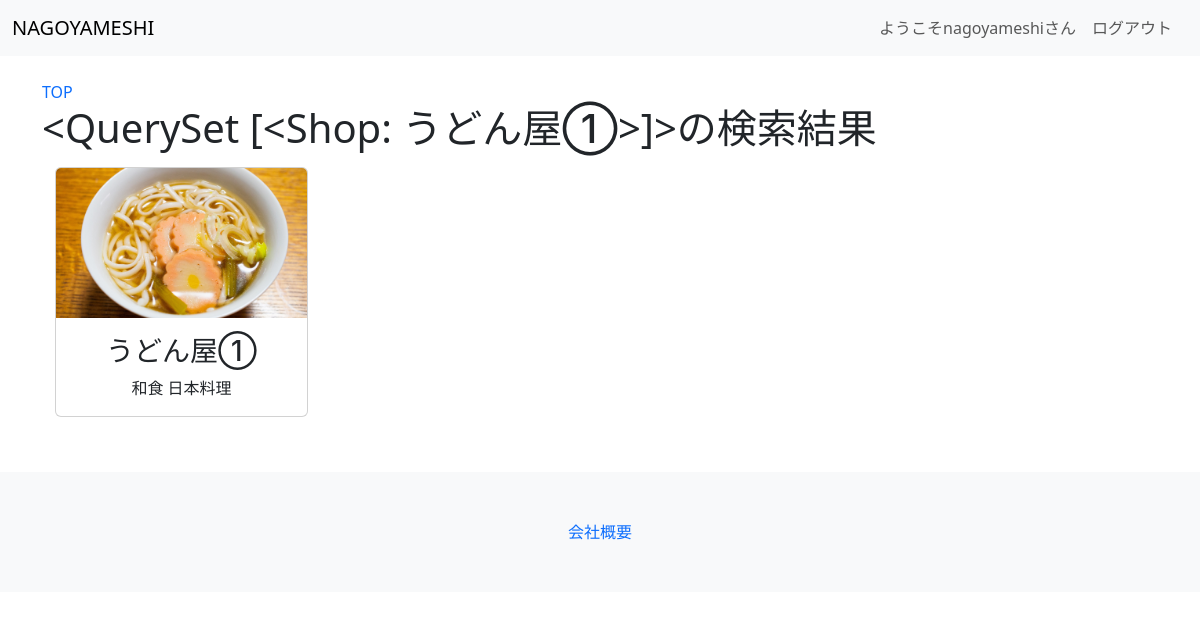
The app's page /nagoyameshi/condition/3 (signed in) with its own data.
### nagoyameshi/models.py (models this page shows, shortened)
class Member(AbstractUser):
    name = models.CharField(verbose_name="名前", max_length=50,)
    email = models.EmailField(verbose_name="email", max_length=50,)
    password = models.CharField(verbose_name="パスワード", max_length=10)
    cardholder_name = models.CharField(verbose_name="クレジットカード登録名", max_length=100, blank=True, null=True)
    card_number = models.CharField(verbose_name="カード番号", max_length=16, blank=True, null=True)  # 仮の設定。実際には暗号化が必要です
    expiration_date = models.DateField(verbose_name="有効期限", blank=True, null=True, )
    cvv = models.CharField(verbose_name="cvv", max_length=4, blank=True, null=True)  # 仮の設定。実際には暗号化が必要です
    created_at = models.DateField(auto_now_add = True, null=True)
    updated_at = models.DateField(auto_now = True)

class Shop(models.Model):
    name = models.CharField(verbose_name="店名", max_length=50)
    image = models.ImageField(verbose_name="写真", blank=True, default="media_local/noImage.png", upload_to="media_local")
    phonenumber = PhoneNumberField(verbose_name="電話番号", region='JP', default="01-2345-6789")
    address = models.CharField(verbose_name="住所", max_length=100, default="名古屋市")
    access = models.CharField(verbose_name="アクセス", max_length=100, default="徒歩5分")
    neareststation = models.CharField(verbose_name="最寄駅", max_length=50, default="名古屋駅")
    condition = models.ManyToManyField("Condition", verbose_name="こだわり条件")
    openingdate = models.DateField(verbose_name="開業日", default="1990-11-11")
    seats = models.PositiveIntegerField(verbose_name="席数", default="20")
    opening_time = models.TimeField(verbose_name="開店時間", default="7:00")
    closing_time = models.TimeField(verbose_name="閉店時間", default="22:00")
    day_of_week = models.ManyToManyField("DayOfWeek", verbose_name="定休日")
    budget_min = models.PositiveIntegerField(verbose_name="予算(安)", default="1000")
    budget_max = models.PositiveIntegerField(verbose_name="予算(高)", default="10000")
    genre = models.ManyToManyField("Genre", verbose_name="ジャンル")
    created_at = models.DateField(auto_now_add = True)
    updated_at = models.DateField(auto_now = True)
    def __str__(self):
        return(self.name)

class Genre(models.Model):
    genre = models.CharField(verbose_name="ジャンル", max_length=50,)
    def __str__(self):
        return(self.genre)

### nagoyameshi/views.py (the view)
# urls.py: path('condition/<int:id>', views.condition, name='condition'),
def condition(request, id):
    data = Shop.objects.filter(condition__id=id)
    params = {
        'data': data
    }
    return render(request, 'nagoyameshi/search.html', params)

### nagoyameshi/templates/nagoyameshi/search.html (shortened to what this page needs)
{% extends "base.html" %}
{% load static %}
{% block content %}
<a href="{% url 'nagoyameshi:top' %}">TOP</a>
<h1>{{ data }}の検索結果<h1>
<div class="row">
    <div class="col mx-auto">
        {% for item in data %}
        <a href="/nagoyameshi/detail/{{item.id}}" class="btn w-25 text-nowrap">
            <div class="card" style="max-width: 25rem">
                <img src="{{item.image.url}}" class="card-img-top" alt="画像無し" style="height: 150px; object-fit: cover;">
                <div class="card-body">
                    <h3 class="card-title">{{ item.name }}</h3>
                    <p class="card-text">
                        {% for genre in item.genre.all %}
                        {{ genre }}
                        {% endfor %}</p>
                </div>
            </div>
        </a>
        {% endfor %}
    </div>
</div>
{% endblock content %}

### templates/base.html (shortened to what this page needs)
{% load static %}
<!DOCTYPE html>
<html lang="ja">
<head>
    <link href="https://cdn.jsdelivr.net/npm/bootstrap@5.3.0/dist/css/bootstrap.min.css" rel="stylesheet">
    <link rel="stylesheet" type="text/css" href="{% static 'nagoyameshi/css/style.css' %}">
</head>
<body>
    <nav class="navbar navbar-expand-lg bg-body-tertiary">
        <div class="container-fluid">
          <a class="navbar-brand" href="{% url 'nagoyameshi:top' %}">NAGOYAMESHI</a>
            <div class="collapse navbar-collapse justify-content-end" id="navbarNav">
                <ul class="navbar-nav">
                    {% if request.user.is_authenticated %}
                    <span class="navbar-text">ようこそ{{ user.get_username }}さん</span>
                    <li class="nav-item px-2">
                        <a class="nav-link" href="{% url 'accounts:logout' %}">ログアウト</a>
                    </li>
                    {% endif %}
                </ul>
            </div>
        </div>
    </nav>
    <div class="container mt-4">
        {% block content %}{% endblock %}
    </div>
    <footer class="bg-light mt-5">
        <div class="d-flex justify-content-center">
            <a href="" class="m-5">会社概要</a>
        </div>
    </footer>
</body>
</html>

### nagoyameshi/static/nagoyameshi/css/style.css (style rules this page uses)
a { text-decoration: none; }

### records on screen
Member: get_username "nagoyameshi"
Shop: name "<QuerySet [<Shop: うどん屋①>]>", image (picture), name "うどん屋①"
Genre: genre "和食"
Genre: genre "日本料理"
